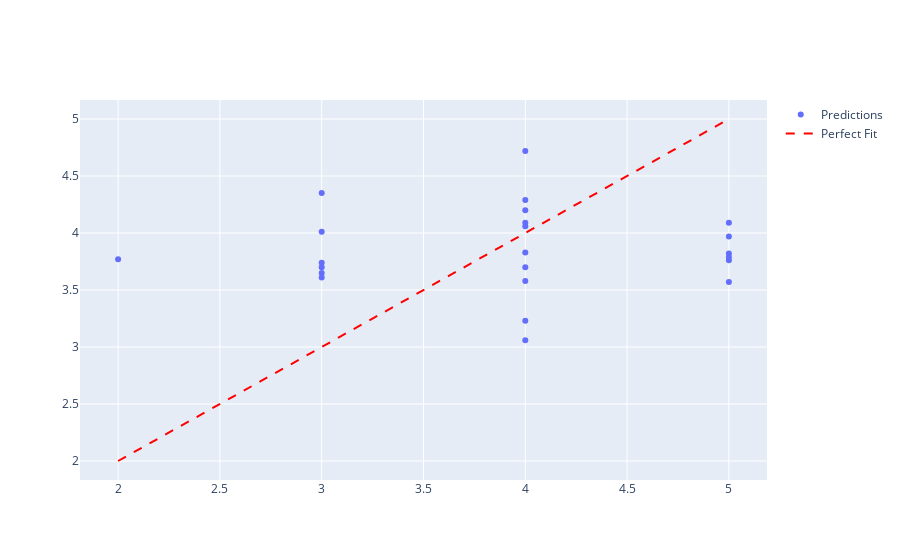

The notebook cell saved with this chart:
### Code cell
# Perform the grid search
grid_search.fit(features_encoded, target)

# Get the best parameters and best score
best_params = grid_search.best_params_
best_score = -grid_search.best_score_

# Create a scatter plot for actual vs predicted values
fig = go.Figure()
fig.add_trace(go.Scatter(x=y_test, y=rf_predictions, mode='markers', name='Predictions'))

# Add a line for perfect predictions
fig.add_trace(go.Scatter(x=[y_test.min(), y_test.max()], y=[y_test.min(), y_test.max()], mode='lines', name='Perfect Fit', line=dict(color='red', dash='dash')))

### Figure 1 — Plotly figure (JSON) as saved in the notebook; plotly's stock layout.template omitted (floating-point values rounded to 4 significant figures)
{"data": [{"mode": "markers", "name": "Predictions", "type": "scatter", "x": [4, 3, 5, 5, 3, 4, 5, 5, 3, 4, 4, 5, 4, 4, 5, 4, 4, 4, 2, 3, 4, 3, 3], "y": [4.09, 3.74, 4.09, 3.97, 3.61, 4.2, 3.57, 3.79, 4.35, 4.06, 3.06, 3.82, 3.83, 3.58, 3.76, 4.72, 3.7, 4.29, 3.77, 3.7, 3.23, 3.65, 4.01]}, {"line": {"color": "red", "dash": "dash"}, "mode": "lines", "name": "Perfect Fit", "type": "scatter", "x": [2, 5], "y": [2, 5]}], "layout": {}}
